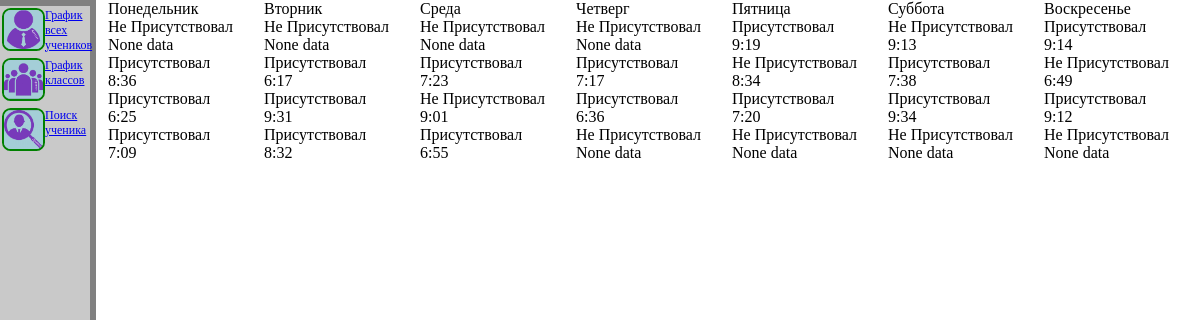
The page /provide_student_visiting/2 on the database its author committed.
### database/data.py (models this page shows)
class Visitings(DataBase):
    __tablename__ = 'visitings'
    id = sa.Column(sa.Integer, primary_key=True, autoincrement=True)
    grade = sa.Column(sa.String)
    date = sa.Column(sa.String)
    surname = sa.Column(sa.String)
    name = sa.Column(sa.String)
    patronymic = sa.Column(sa.String)
    firstEnter = sa.Column(sa.String)
    lastExit = sa.Column(sa.String)
    attended = sa.Column(sa.Boolean)
    status = sa.Column(sa.String)
    weekDay = sa.Column(sa.String)
    student_id = sa.Column(sa.Integer, sa.ForeignKey("students.id"))
    student = orm.relationship("Students", back_populates="Visits")

### main.py (the view)
@app.route("/provide_student_visiting/<int:id_student>", methods=["GET", "POST"])
def prostuvis(id_student):
    db_sess = db_session.create_session()
    visits = GetDataStudent(db_sess, id_student)
    print(visits)
    return render_template("provide_student_visiting.html", visits=visits)

### database/db_session.py (called while the page is built)
def create_session() -> Session:
    global __factory
    return __factory()

### templates/provide_student_visiting.html (shortened to what this page needs)
{% extends "panel.html" %}
{% block content %}
<div>
    <div class="WeekDays">
        {% for day in visits[0] %}
        <div>
            {{ day }}
        </div>
        {% endfor %}
        {% for day in visits[1] %}
            <div>
                <div>
                    {% if day[1] == True %}
                        Присутствовал
                    {% else %}
                        Не Присутствовал
                    {% endif %}
                </div>
                <div>
                    {{ day[0] }}
                </div>
            </div>
        {% endfor %}
    </div>
</div>
{% endblock %}

### static/styles/panel.css (style rules this page uses)
body { padding: 0%; margin: 0%; }
.WeekDays { display: grid; grid-template-columns: repeat(7, 1fr); }

### rows shown on the page
Visitings: shows "Присутствовал", firstEnter "9:19"
Visitings: shows "Не Присутствовал", firstEnter "9:13"
Visitings: shows "Присутствовал", firstEnter "9:14"
Visitings: shows "Присутствовал", firstEnter "8:36"
Visitings: shows "Присутствовал", firstEnter "6:17"
Visitings: shows "Присутствовал", firstEnter "7:23"
Visitings: shows "Присутствовал", firstEnter "7:17"

### other values the page prints
{{ day }} "Понедельник" "Вторник" "Среда" "Четверг" "Пятница" "Суббота" "Воскресенье"
{{ day[0] }} "None data" "None data" "None data" "None data" "8:34" "7:38" "6:49" "6:25" "9:31" "9:01" "6:36" "7:20" "9:34" "9:12" "7:09" "8:32" "6:55" "None data" "None data" "None data" "None data"
